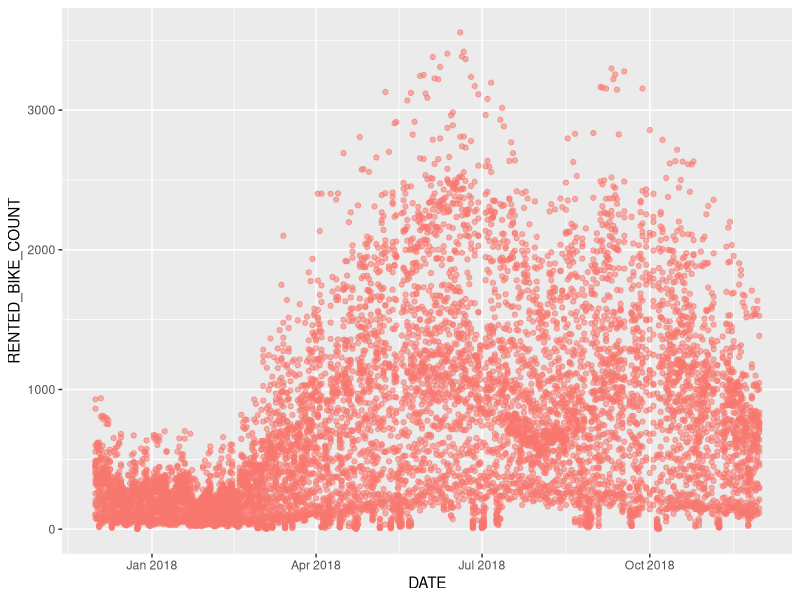
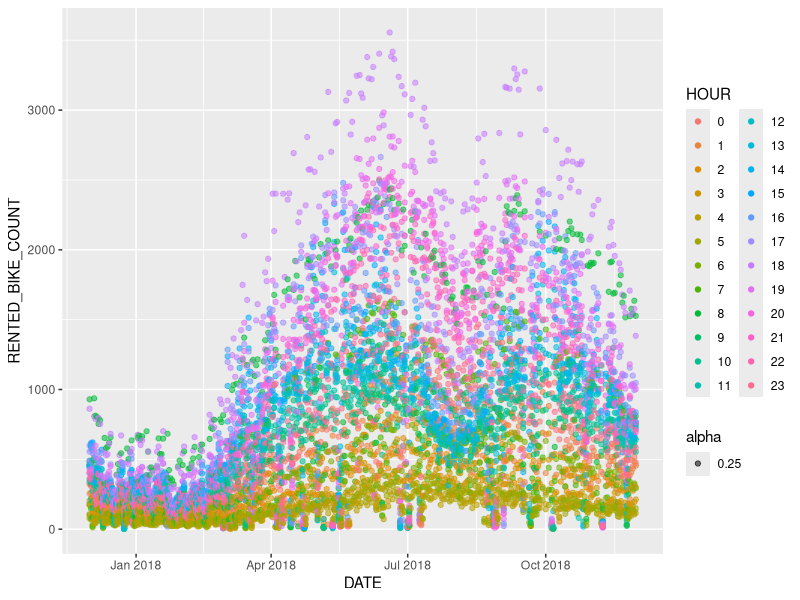

The R source for these figures, in order: (Note: this script raises an error after producing the figures.)
## Análise Exploratória de Dados com tidyverse e ggplot2
## Carregar os dados seoul_bike_sharing em um dataframe

# Carregar pacotes
library(tidyverse)
library(ggplot2)

# Carregar o conjunto de dados
seoul_bike_sharing <- read.csv("seoul_bike_sharing.csv")

#  Reformulação como data. Use o formato dos dados, ou seja, "%d/%m/%Y"
seoul_bike_sharing$DATE <- as.Date(seoul_bike_sharing$DATE, format = "%d/%m/%Y")

# Transmitir 'HOURS' como uma variável categórica
seoul_bike_sharing$HOUR <- as.factor(seoul_bike_sharing$HOUR)

# Verificar a estrutura do dataframe
str(seoul_bike_sharing)

# Finalmente, certifique-se de que não há valores ausentes
sum(is.na(seoul_bike_sharing))

## Estatística Descritiva

# Resumo do conjunto de dados
summary(seoul_bike_sharing)

# Com base nas estatísticas acima, calcule quantos feriados existem.
holidays_count <- seoul_bike_sharing %>%
  filter(HOLIDAY == "Holiday") %>%
  count() %>%
  summarise(count = n / 24)
holidays_count
# Os dados brutos passam de 400 feriados, pois temos uma contagem por HOUR,
# dividindo por 24, descobrimos que temos 17 feriados no ano


#  Calcular a porcentagem de registros que caem em um feriado
records <- seoul_bike_sharing %>%
  count() %>%
  summarise(count = n / 24)

holidays_percentage <- (holidays_count / records) * 100
holidays_percentage

# Dado que há exatamente um ano inteiro de dados, determine quantos registros esperamos ter.
records

# Dadas as observações para o 'FUNCTIONING_DAY', quantos registros devem existir?
seoul_bike_sharing %>%
  count(FUNCTIONING_DAY)

## Detalhamento

# Carregue o pacote dplyr, agrupe os dados por SEASONS, e use a função summarize() para calcular a precipitação total sazonal e a queda de neve.
seoul_bike_sharing %>%
  group_by(SEASONS) %>%
  summarize(total_rainfall = sum(RAINFALL), total_snowfall = sum(SNOWFALL))


## Visualização de dados

# Criar um gráfico de dispersão de .RENTED_BIKE_COUNT vs DATE
ggplot(seoul_bike_sharing, aes(x = DATE, y = RENTED_BIKE_COUNT,
                               color = "blue", alpha = 0.25)) +
  geom_point() +
  theme(legend.position = "none")

# Crie o mesmo enredo da série temporal .RENTED_BIKE_COUNT , mas agora adicione HOURS como a cor
ggplot(seoul_bike_sharing, aes(x = DATE, y = RENTED_BIKE_COUNT,
                               color = HOUR, alpha = 0.25)) +
  geom_point()


## Distribuições

# Criarggplot(seoul_bike_sharing, aes(x = RENTED_BIKE_COUNT)) +
geom_histogram(aes(y = ..density..),
               colour = 1, fill = "white", alpha = 0.5) +
  geom_density(aes(color = "blue")) +
  theme(legend.position = "none")


## Correlação entre duas variáveis (gráfico de dispersão)

# Use um gráfico de dispersão para visualizar a correlação entre RENTED_BIKE_COUNT e TEMPERATURE por SEASONS
ggplot(seoul_bike_sharing, aes(x = TEMPERATURE, y = RENTED_BIKE_COUNT, color = HOUR, alpha = 0.25)) +
  geom_point() +
  facet_wrap(~SEASONS)


## Outliers (boxplot)

# Criar uma exibição de quatro boxplots de .RENTED_BIKE_COUNT vs .HOUR agrupados por SEASONS
ggplot(seoul_bike_sharing, aes(x = HOUR, y = RENTED_BIKE_COUNT)) +
  geom_boxplot(fill = "bisque") +
  facet_wrap(~SEASONS)

# Agrupar os dados por DATE, e usar a função summarize() para calcular o total diário de chuva e queda de neve. Além disso, vá em frente e plote os resultados, se desejar.

seoul_bike_sharing %>%
  group_by(DATE) %>%
  summarise(daily_rainfall = sum(RAINFALL), daily_snowfall = sum(SNOWFALL))

seoul_bike_sharing %>%
  group_by(DATE) %>%
  summarise(daily_rainfall = sum(RAINFALL), daily_snowfall = sum(SNOWFALL)) %>%
  pivot_longer(!DATE) %>%
  ggplot() +
  geom_point(aes(x = DATE, y = value, color = name))

# Determinar quantos dias teve queda de neve.
seoul_bike_sharing %>%
  group_by(DATE) %>%
  summarise(daily_snowfall = sum(SNOWFALL)) %>%
  filter(daily_snowfall > 0) %>%
  count()
